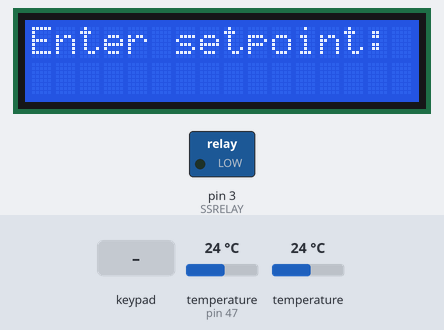
This sketch was run on a simulated Arduino Uno, built with avr-gcc and run on an emulated ATmega328P. On the bench: 16×2 character LCD, switched loads named in the sketch (green lamp = pin HIGH). The inputs (shaded band) are chosen by the test bench; at power-on: temperature 24 °C, temperature (sensor on pin 47) 24 °C. What the sketch prints to the serial monitor is not drawn.

Above: at 3.2 s.
3.3 s: keypad keys 2 1 1 4 1 5 1 7 pressed 0.4 s apart
At 4.9 s:
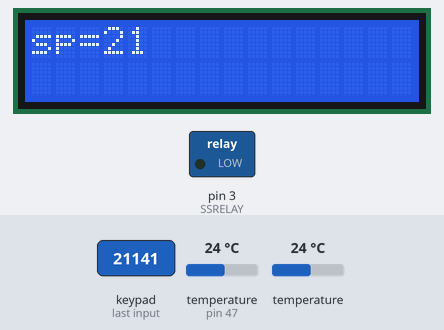
At 8.8 s:
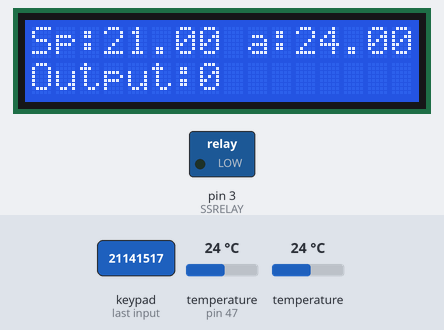
9.5 s: temperature (sensor 147) set to 12 °C
12.5 s: temperature (sensor on pin 47) set to 12 °C
15.5 s: temperature (sensor on pin 47) set to 19 °C
At 21.4 s:
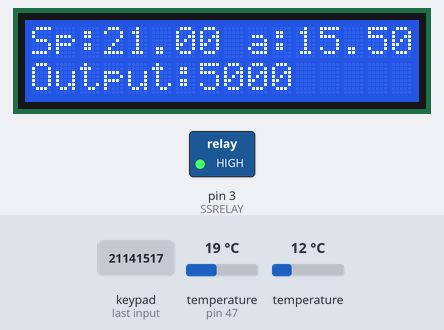
21.5 s: temperature (sensor 147) set to 19 °C
24.5 s: temperature (sensor on pin 47) set to 28 °C
Timing chart, 0 to 27.5 s (numbered marks = the images above; inputs shaded):
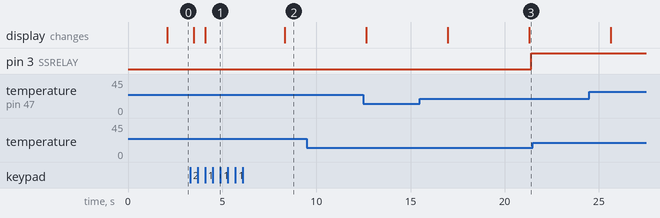

The sketch:

debugging_v3.ino
```cpp
// In this version only the keypad bugs were fixed. also filtration
//as regarding numbers entry via keypad were accomplished

//********************* The required libraries ****************

#include <PID_v1.h>
#include <OneWire.h>
#include <DallasTemperature.h>
#include <LiquidCrystal.h>
#include <Keypad.h>

//********** Global variables ***********************************

// variables associated with PID controller

double setpoint = 0; // desired temperature
double actual_temp; // actual temperature
//double kp=675, ki=0.1, kd=0; // PID tuning
//double kp=943, ki=1.13, kd=1909; // PID tuning
double kp=600, ki=0.06, kd=2.4; // PID tuning values
double PID_OUTPUT; // PID output for relay control

// variables associated with PWM....
int pwmWindowSize = 5000; // PWM window for relay.
unsigned long pwmWindowStartTime;//

// variales associated with updates
int lcdInterval = 1000; // interval for LCD updates.
unsigned long lcdTimer; // timer for LCD updates.

// Array for temporary storage of values
char temporary_storage[256]; // array of chars - temporary variables storage for data type conversion.

//*** Macros serving as constants ****************************************

#define SSRELAY 3 // Solid state Relay on pin 3
#define DS18B20 47 // Setup a onewire bus to accomodate the dallas temperature sensors

//** Global Objects *************************************************************

LiquidCrystal lcd(8, 9, 4, 5, 6, 7);//LiquidCrystal lcd(RS, E, D4, D5, D6, D7), initialize the library with the numbers of the interface pins
OneWire tempsen_1wire(DS18B20);// Pass the oneWire reference to Dallas Temperature sensors.
DallasTemperature temp_sensors(&tempsen_1wire);
DeviceAddress Probe01 = { 0x28, 0xFF, 0xC1, 0x3D, 0x04, 0x15, 0x03, 0x1D }; //Address for Sensor1
DeviceAddress Probe02 = { 0x28, 0xFF, 0xBF, 0x3B, 0x04, 0x15, 0x13, 0xDB }; //Address for Sensor2
PID heatPID(&actual_temp, &PID_OUTPUT, &setpoint, kp, ki, kd, DIRECT);// Setup PID

//****************** Keypad ********************************************************************

const byte numRows= 4; //number of rows on the keypad ie Four rows
const byte numCols= 4; //number of columns on the keypad ie Four columns
//keymap defines the key pressed according to the row and columns just as appears on the keypad
 char keymap[numRows][numCols]=
 {
 {'1', '2', '3', 'A'},
 {'4', '5', '6', 'B'},
 {'7', '8', '9', 'C'},
 {'*', '0', '#', 'D'}
 };
//Code that shows the the keypad connections to the arduino terminals
 byte rowPins[numRows] = {21,14,15,17};  // Connect keypad ROW1, ROW2, ROW3 and ROW4 to these Arduino pins
 byte colPins[numCols]= {16,18,19,20};  // Connect keypad COL1, COL2 and COL3 to these Arduino pins
//initializes an instance of the Keypad class
 Keypad myKeypad= Keypad(makeKeymap(keymap), rowPins, colPins, numRows, numCols);
 //boolean variables associated with the entry of data via the keypad
 bool IsAPressed = false; // when the letter A is pressed from the keypad all operations are interrupted
 bool ResetSetpoint = true; // and the user is asked to enter a setpoint

//** Functions *******************************************************************

//********************** inherent arduino function***********************************

void setup()
{
  Serial.begin(9600); // disable Serial, to regain use of pins 0,1
  lcd.begin(16,2);//16 columns and 2 rows in the lcd display
  lcd.clear();
  pwmWindowStartTime = millis();
  // initialise the temperature sensors bus
  temp_sensors.begin();
  //Set the resolution to 10 bit (Can be 9 to 12 bits .. lower is faster)
  temp_sensors.setResolution(Probe01, 10);
  temp_sensors.setResolution(Probe02, 10);
  //Setting the minimum and maximum range to vary the PID's PWM output
  heatPID.SetOutputLimits(0, pwmWindowSize);
  //Specifies the PID mode to be ON (Automatic)
  heatPID.SetMode(AUTOMATIC);
  pinMode(SSRELAY, OUTPUT); // disable Serial if using pin 0,1
  myKeypad.addEventListener(CheckIfAIsPressed); //add an event listener for this keypad
  myKeypad.setDebounceTime(200);
  lcd.setCursor(0,0);
  lcd.print("system");
  lcd.setCursor(0,1);
  lcd.print("start");
  delay(2000);
  lcd.clear();
}

// inherent arduino function

void loop()
{
 if (ResetSetpoint == true)
  {
    readSetpointFromKeypad();
    ResetSetpoint = false;
  }

  getTemperaturesAndPrint();
  print2lcd(); // update lcd
  relayUpdate(); // implement pwm on relay
  heatPID.Compute(); // PID compute loop
  readAFromKeypad();
  //delay(500);
  if (IsAPressed == true)
  {
    ResetSetpoint = true;
  }
}

//************************ user defined functions*******************************

// this function periodically prints the updated or rather new values to lcd. it Prints setpoint, temperature and output

void print2lcd()
{
  if(millis()>lcdTimer)
  {
    lcdTimer+=lcdInterval; //increment by interval for LCD updates
    lcd.clear();
    lcd.setCursor(0,0);

    lcd.print("Sp:");
    Serial.print("Sp:");
    //dtostrf() function converts a double value to string.
    //Parameter1 is the double variable, Parameter2 is the minimum field width of the string, Parameter3 is the decimal precision, Parameter4 is the actual string.
    //For e.g. 34.66 should be dtostrf(setpoint,3,2,temporary_storage)
    dtostrf(setpoint,3,2,temporary_storage);
    lcd.print(temporary_storage);// setpoint is stored in a temporary storage hence the setpoint is printed
    Serial.println(temporary_storage);

    lcd.print(" a:");
    Serial.print("Actual:");
    lcd.print(actual_temp);
    Serial.println(actual_temp);

    lcd.setCursor(0,1);
    lcd.print("Output:");
    dtostrf(PID_OUTPUT,1,0,temporary_storage);
    lcd.print(temporary_storage);
    Serial.print("Output:");
    Serial.println(temporary_storage);
    delay(100);
  }
}

//this funtion is associated with the PWM to drive the relay

void relayUpdate()
{
  if((millis()-pwmWindowStartTime) > pwmWindowSize) //determines the start of the duty cycle
  { //time to shift the Relay Window
    pwmWindowStartTime += pwmWindowSize;
  }

  if(heatPID.GetMode()==MANUAL) PID_OUTPUT = 0;

  //Output is limited by the output limits, i.e., 0 and 5000
  if(PID_OUTPUT > (millis()-pwmWindowStartTime))
  {
    digitalWrite(SSRELAY,HIGH);
  }
  else
  {
    digitalWrite(SSRELAY,LOW);
  }
}

// this function is concerned with entering input data, ie the set point from the keypad which can only take two figures since it is
//  limited by a range of 28 degrees C to 40 degrees C. These figures represent the setpoint

void readSetpointFromKeypad()
{
  bool correctInput = false; // local variable of boolean type

  do
  {
    lcd.clear();
    lcd.print("Enter setpoint:");
    char key1 = myKeypad.waitForKey(); //Read first key pressed, deleration of local variables of data type char
    lcd.setCursor(0,1);
    lcd.print(key1);
    char key2 = myKeypad.waitForKey(); //Read second key pressed
    lcd.setCursor(1,1);
    lcd.print(key2);
    lcd.clear();
    lcd.setCursor(0,0);
    //lcd.print("sp="+key1+key2);

    if (key1 != NO_KEY && key2 != NO_KEY)
    {
      if (key1 == '*' || key1 == '#' || key1 == 'A' || key1 == 'B' || key1 == 'C' || key1 == 'D' ||
          key2 == '*' || key2 == '#' || key2 == 'A' || key2 == 'B' || key2 == 'C' || key2 == 'D')
      {
        Serial.println("Invalid character");// filtration in order to omitt the entry of these keys
        lcd.print("Invalid character");
        delay(1000);
      }
      else
      {
        char tempsetpoint[3]; // buffer which temporarily stores the values of the pressed keys
        sprintf(tempsetpoint, "%c%c", key1, key2); //concatenate
        setpoint = atoi(tempsetpoint); //conversion from string to integer

        if (setpoint < 21 || setpoint > 40)// filtration as regarding the temperature range
        {
          Serial.println("Invalid entry");
          lcd.print("Invalid entry");
          delay(1000);
        }
        else
        {
          Serial.print("sp:");
          Serial.println(tempsetpoint);
          lcd.print("sp=");
          lcd.print(tempsetpoint);
          correctInput = true;
        }
      }
    }
    else //NO_KEY
    {
      Serial.println("Input error");
      lcd.print("Input error");
      //delay(1000);
    }
  } //do
  while (correctInput == false);
}

// this function is concerned with the entry of letter A from the keypad
void readAFromKeypad()
{
  Serial.println("Press letter A to exit:");
  //delay(1000);
  char keyA = myKeypad.getKey();
  //delay(100);
}

// this function enables the user that when the letter A is pressed on the keypad the program exits all events and compuations
// and asks the user for a setpoint

void CheckIfAIsPressed(KeypadEvent key)
{
  if (/*myKeypad.getState() == RELEASED &&*/ key == 'A')
  {
    IsAPressed = true;
    lcd.setCursor(0,1);
    lcd.print("A is pressed");
    Serial.println("Callback: A is pressed");
    //delay(2000);
  }
  else
  {
    IsAPressed = false;
  }
}

//To obtain temperature from 2 sensors and calculate their average

void getTemperaturesAndPrint()
{
  bool device_1 = true;
  bool device_2 = true;
  // Send the command to get temperatures
  temp_sensors.requestTemperatures(); // read DS18B20 temperature sensor

  //Get temperature from Probe1
  float temp1 = temp_sensors.getTempC(Probe01);
  if (temp1 == -127.00) // Measurement failed or no device found
  {
    Serial.println("Probe1 Temperature Error");
    device_1 = false;
  }
  else
  {
    Serial.print("temp1: ");
    Serial.println(temp1);
    delay(1000);
  }

  //Get temperature from Probe2
  float temp2 = temp_sensors.getTempC(Probe02);
  if (temp2 == -127.00) // Measurement failed or no device found
  {
    Serial.println("Probe2 Temperature Error");
    device_2 = false;
  }
  else
  {
    Serial.print("temp2: ");
    Serial.println(temp2);
    delay(1000);
  }
  if (device_1 == false && device_2 == false)
  {
    Serial.println("temperature cannot be obtained due to device malfuntion");
    lcd.setCursor(0,1);
    lcd.print("sensor");
    lcd.setCursor(1,1);
    lcd.print("malfunction");
  }
  else if (device_1 == true && device_2 == true)
  {
  actual_temp = (temp1 + temp2) / 2;
  Serial.print("avgtemp: ");
  Serial.println(actual_temp);
  delay(1000);
  }
  else
  {
    if (device_1 == true)
    {actual_temp = temp1;}
    else
    {actual_temp = temp2;}
  }
  Serial.print("actual temp: ");
  Serial.println(actual_temp);
  delay(1000);
}
```

Measured:
- after the input at 3.3 s, the display: first changes after 0.20 s (image 1 shows a later state)
- after the input at 9.5 s, every drawn part: stays the same
- after the input at 21.5 s, every drawn part: stays the same
